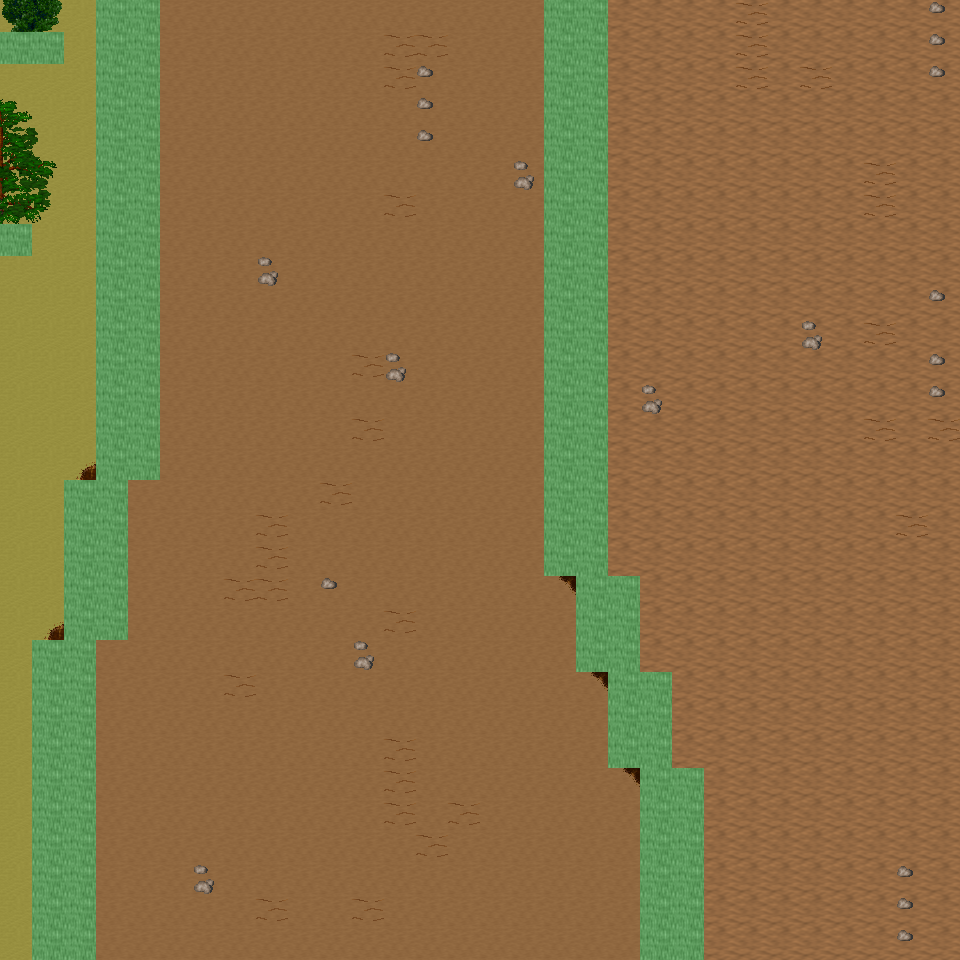

This is a level from a 2D game, rendered from its Tiled map with the project's own tilesets. A one-line summary and the map file follow, with tile-layer data summarised:
An orthogonal 30x30 tile map with 32x32 px tiles, 6 tile layers (Ground, Object, Object2, Above, ...), 17 tilesets and 10 objects (10x mapExit).

<map version="1.0" orientation="orthogonal" renderorder="right-down" width="30" height="30" tilewidth="32" tileheight="32" nextobjectid="11">
  <tileset firstgid="1" name="tileset_ground_ground" tilewidth="32" tileheight="32" tilecount="33" columns="3">
    <image source="../drawable/tileset_ground_ground.png" width="96" height="352" />
  </tileset>
  <tileset firstgid="34" name="tileset_ground_rock_pebbles" tilewidth="32" tileheight="32" tilecount="3" columns="1">
    <image source="../drawable/tileset_ground_rock_pebbles.png" width="32" height="96" />
  </tileset>
  <tileset firstgid="37" name="tileset_ground_grass_edges" tilewidth="32" tileheight="32" tilecount="36" columns="12">
    <image source="../drawable/tileset_ground_grass_edges.png" width="384" height="96" />
  </tileset>
  <tileset firstgid="73" name="tileset_plant_flower_daisy_white" tilewidth="32" tileheight="32" tilecount="8" columns="2">
    <image source="../drawable/tileset_plant_flower_daisy_white.png" width="64" height="128" />
  </tileset>
  <tileset firstgid="81" name="tileset_ground_ridge_earth_dark" tilewidth="32" tileheight="32" tilecount="96" columns="12">
    <image source="../drawable/tileset_ground_ridge_earth_dark.png" width="384" height="256" />
  </tileset>
  <tileset firstgid="177" name="tileset_plant_grasses" tilewidth="32" tileheight="32" tilecount="6" columns="3">
    <image source="../drawable/tileset_plant_grasses.png" width="96" height="64" />
  </tileset>
  <tileset firstgid="183" name="tileset_ground_earth_edges" tilewidth="32" tileheight="32" tilecount="18" columns="6">
    <image source="../drawable/tileset_ground_earth_edges.png" width="192" height="96" />
  </tileset>
  <tileset firstgid="201" name="tileset_ground_pothole" tilewidth="32" tileheight="32" tilecount="4" columns="4">
    <image source="../drawable/tileset_ground_pothole.png" width="128" height="32" />
  </tileset>
  <tileset firstgid="205" name="tileset_item_statue_green_stone_3" tilewidth="32" tileheight="32" tilecount="3" columns="1">
    <image source="../drawable/tileset_item_statue_green_stone_3.png" width="32" height="96" />
  </tileset>
  <tileset firstgid="208" name="tileset_ground_rock_rocks_2" tilewidth="32" tileheight="32" tilecount="4" columns="2">
    <image source="../drawable/tileset_ground_rock_rocks_2.png" width="64" height="64" />
  </tileset>
  <tileset firstgid="212" name="tileset_logic_creature_animal" tilewidth="32" tileheight="32" tilecount="32" columns="8">
    <image source="../drawable/tileset_logic_creature_animal.png" width="256" height="128" />
  </tileset>
  <tileset firstgid="244" name="tileset_logic_collision" tilewidth="32" tileheight="32" tilecount="1" columns="1">
    <image source="../drawable/tileset_logic_collision.png" width="32" height="32" />
  </tileset>
  <tileset firstgid="245" name="tileset_plant_tree_taller_trees" tilewidth="32" tileheight="32" tilecount="32" columns="8">
    <image source="../drawable/tileset_plant_tree_taller_trees.png" width="256" height="128" />
  </tileset>
  <tileset firstgid="277" name="tileset_plant_tree_spruce" tilewidth="32" tileheight="32" tilecount="6" columns="2">
    <image source="../drawable/tileset_plant_tree_spruce.png" width="64" height="96" />
  </tileset>
  <tileset firstgid="283" name="tileset_plant_bush_bush_mult_colored" tilewidth="32" tileheight="32" tilecount="6" columns="3">
    <image source="../drawable/tileset_plant_bush_bush_mult_colored.png" width="96" height="64" />
  </tileset>
  <tileset firstgid="289" name="tileset_plant_tree_pine_tree" tilewidth="32" tileheight="32" tilecount="20" columns="4">
    <image source="../drawable/tileset_plant_tree_pine_tree.png" width="128" height="160" />
  </tileset>
  <tileset firstgid="309" name="tileset_plant_tree_pine_tree_1" tilewidth="32" tileheight="32" tilecount="20" columns="4">
    <image source="../drawable/tileset_plant_tree_pine_tree_1.png" width="128" height="160" />
  </tileset>
  <layer name="Ground" width="30" height="30">
    <data>[900 cells, 900 non-empty, 3 distinct tile ids]</data>
  </layer>
  <layer name="Object" width="30" height="30">
    <data>[900 cells, 178 non-empty, 15 distinct tile ids]</data>
  </layer>
  <layer name="Object2" width="30" height="30">
    <data>[900 cells, 0 non-empty, 0 distinct tile ids]</data>
  </layer>
  <layer name="Above" width="30" height="30">
    <data>[900 cells, 9 non-empty, 9 distinct tile ids]</data>
  </layer>
  <layer name="Above2" width="30" height="30">
    <data>[900 cells, 0 non-empty, 0 distinct tile ids]</data>
  </layer>
  <layer name="Walkable" width="30" height="30">
    <data>[900 cells, 123 non-empty, 1 distinct tile ids]</data>
  </layer>
  <objectgroup name="MapEvents">
    <object id="1" name="north" type="mapExit" x="0" y="0" width="96" height="32">
      <properties>
        <property name="map" value="level_0_x71_y59" />
        <property name="x" value="0" />
        <property name="y" value="28" />
      </properties>
    </object>
    <object id="2" name="north2" type="mapExit" x="160" y="0" width="384" height="32">
      <properties>
        <property name="map" value="level_0_x71_y59" />
        <property name="x" value="5" />
        <property name="y" value="28" />
      </properties>
    </object>
    <object id="3" name="north3" type="mapExit" x="608" y="0" width="352" height="32">
      <properties>
        <property name="map" value="level_0_x71_y59" />
        <property name="x" value="19" />
        <property name="y" value="28" />
      </properties>
    </object>
    <object id="4" name="south" type="mapExit" x="0" y="928" width="32" height="32">
      <properties>
        <property name="map" value="level_0_x71_y61" />
        <property name="x" value="0" />
        <property name="y" value="1" />
      </properties>
    </object>
    <object id="5" name="south2" type="mapExit" x="96" y="928" width="544" height="32">
      <properties>
        <property name="map" value="level_0_x71_y61" />
        <property name="x" value="3" />
        <property name="y" value="1" />
      </properties>
    </object>
    <object id="6" name="south3" type="mapExit" x="704" y="928" width="256" height="32">
      <properties>
        <property name="map" value="level_0_x71_y61" />
        <property name="x" value="22" />
        <property name="y" value="1" />
      </properties>
    </object>
    <object id="7" name="west" type="mapExit" x="0" y="0" width="32" height="32">
      <properties>
        <property name="map" value="level_0_x70_y60" />
        <property name="x" value="28" />
        <property name="y" value="0" />
      </properties>
    </object>
    <object id="8" name="west2" type="mapExit" x="0" y="64" width="32" height="160">
      <properties>
        <property name="map" value="level_0_x70_y60" />
        <property name="x" value="28" />
        <property name="y" value="2" />
      </properties>
    </object>
    <object id="9" name="west3" type="mapExit" x="0" y="256" width="32" height="704">
      <properties>
        <property name="map" value="level_0_x70_y60" />
        <property name="x" value="28" />
        <property name="y" value="8" />
      </properties>
    </object>
    <object id="10" name="east" type="mapExit" x="928" y="0" width="32" height="960">
      <properties>
        <property name="map" value="level_0_x72_y60" />
        <property name="x" value="1" />
        <property name="y" value="0" />
      </properties>
    </object>
  </objectgroup>
</map>
